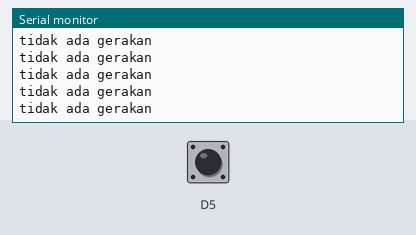
This sketch was run on a simulated ESP8266 (NodeMCU). On the bench: the last lines printed to the serial monitor. The test bench sets the inputs (shaded band); at power-on: D5 LOW.

Above: at 1.2 s.
1.3 s: D5 driven HIGH
At 2.3 s:
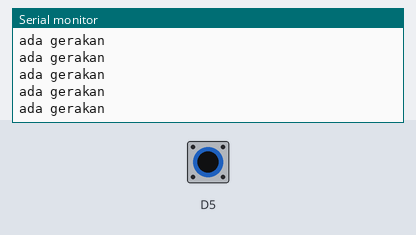
3.2 s: D5 driven LOW
At 3.9 s:
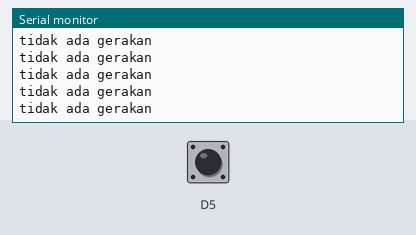
6.2 s: D5 driven HIGH
At 6.7 s:
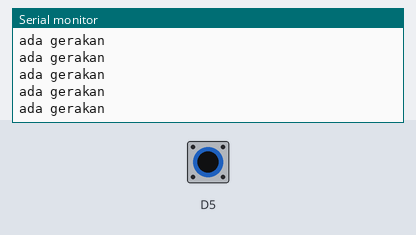
9.2 s: D5 driven LOW
At 10.3 s:
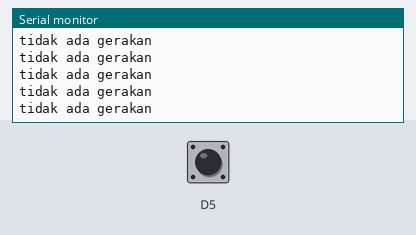
12.2 s: D5 driven HIGH
At 12.9 s:
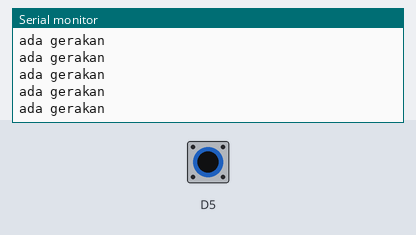

The sketch:

sensor_pir.ino
```cpp
boolean gerak;

void setup() {

  Serial.begin(9600);
  pinMode(D5, INPUT);

}

void loop() {

  gerak = digitalRead(D5);

  if(gerak == 1){

    Serial.println("ada gerakan");

   }else{

    Serial.println("tidak ada gerakan");

    }
}
```

Measured:
- after the input at 1.3 s, the serial monitor: prints a new line at once (image 1)
- after the input at 6.2 s, the serial monitor: prints a new line at once (image 3)
- after the input at 9.2 s, the serial monitor: prints a new line at once (image 4)
- after the input at 12.2 s, the serial monitor: prints a new line at once (image 5)
